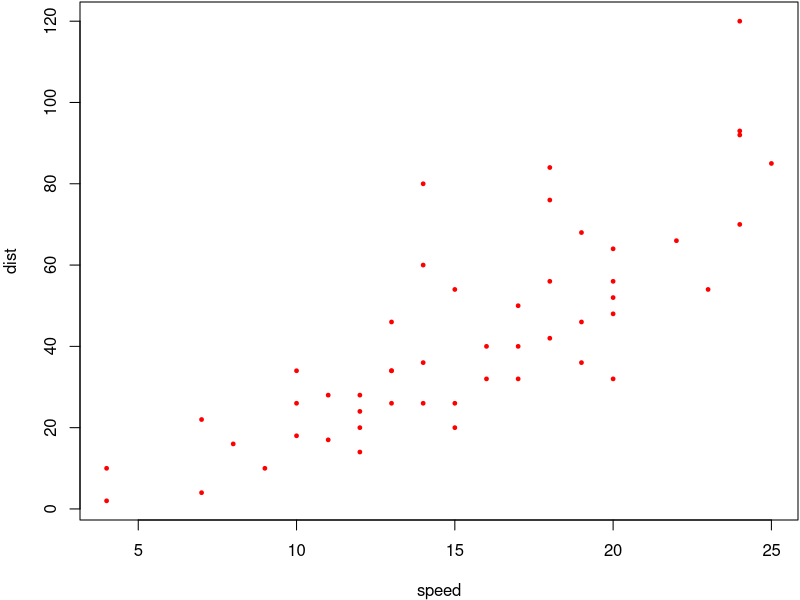

Write R code to recreate this figure.
## ---- chunk 1
par(mar = c(4, 4, .1, .1), bg = 'transparent')
plot(cars, pch = 19, col = 'red', cex = .5)
